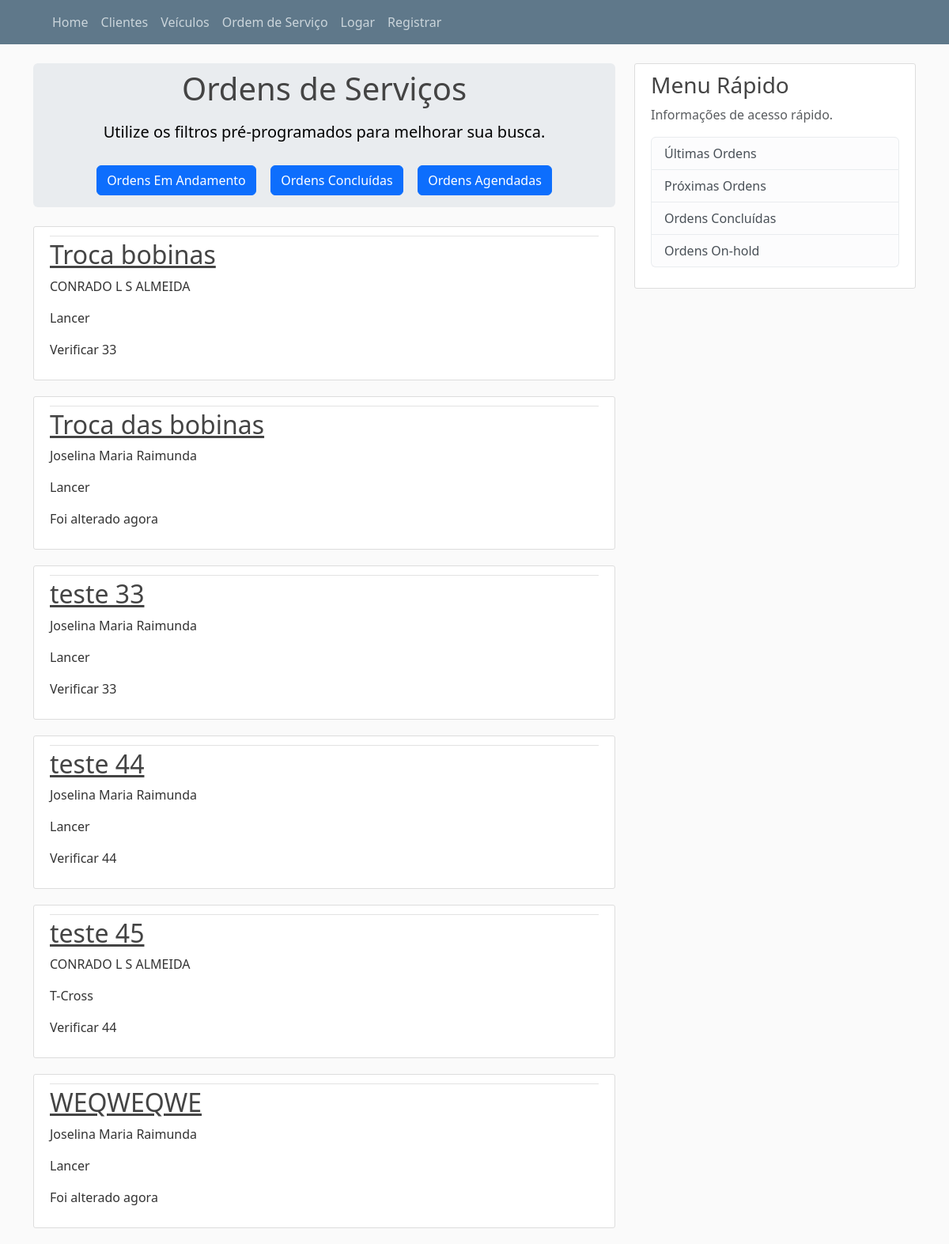
The page /garage/ on the database as committed earlier.
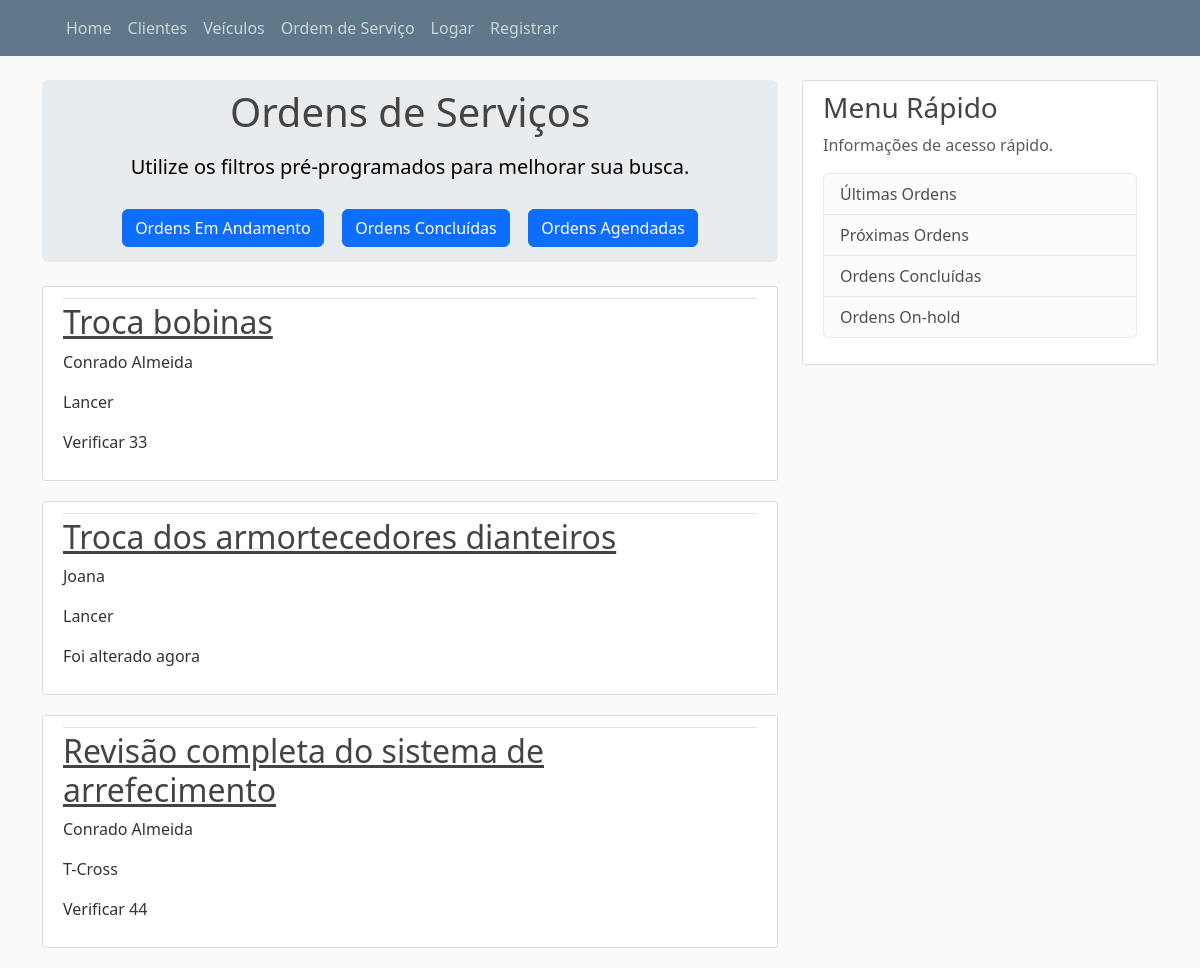
The same page on the database as committed later.
### garage/models.py (models this page shows, shortened)
class Ordem(models.Model):
    CONDICOES_VEICULO = (
        ("A", "Normal - Proprietário veio rodando"),
        ("B", "Sem funcionar - veio no guincho"),
        ("C", "Com anomalia - Proprietário veio rodando"),
        ("D", "Com anomalia - Veio rodando por terceiro")
    )
    STATUS_ORDEM = (
        ('A', 'Em Execução - aprovado pelo cliente'),
        ('B', 'Em Aberto -  aguardando aprovação pelo cliente'),
        ('C', 'Em Aberto -  aguardando peças'),
        ('D', 'Finallizado'),
        ('E', 'Finallizado - interrompido pelo cliente')
    )
    titulo = models.CharField(max_length=50)
    slug = models.SlugField(max_length=250)
    status = models.CharField(choices=STATUS_ORDEM,default='Em Execução - aprovado pelo cliente', max_length=100)
    condicao = models.CharField(choices=CONDICOES_VEICULO,default='Normal - Proprietário veio rodando', max_length=100)
    descricao = models.CharField(max_length=150)
    diagnostico = models.TextField(max_length=150, default='Descreva o problema observado')
    data_criacao = models.DateField(auto_now_add=True)
    veiculo_id = models.ForeignKey(Veiculo, on_delete=models.CASCADE)
    cliente_id = models.ForeignKey(Cliente, on_delete=models.CASCADE)
    autor = models.ForeignKey(User, on_delete=models.CASCADE)

class Cliente(models.Model):
    nome = models.CharField(max_length=250)
    slug = models.SlugField(max_length=250)
    n_cpf = models.CharField(max_length=50)
    endereco = models.CharField(max_length=150)
    bairro = models.CharField(max_length=50)
    cidade = models.CharField(max_length=50)
    cep = models.CharField(max_length=9)
    data_criacao = models.DateTimeField(auto_now_add=True)
    email = models.CharField(max_length=100)
    autor = models.ForeignKey(User, on_delete=models.CASCADE)
    def __str__(self):
        return self.nome

class Veiculo(models.Model):
    marca = models.CharField(max_length=50)
    modelo = models.CharField(max_length=50)
    slug = models.SlugField(max_length=250, unique=True)
    placa = models.CharField(max_length=250)
    motor = models.CharField(max_length=150)
    ano = models.CharField(max_length=50)
    data_criacao = models.DateField(auto_now_add=True)
    autor = models.ForeignKey(User, on_delete=models.CASCADE)
    def __str__(self):
        return self.modelo

### garage/views.py (the view)
# urls.py: path('', HomeListView.as_view(), name='garage-home'),
class HomeListView(ListView):
    model = Ordem
    template_name = 'garage/home.html'
    context_object_name = 'ordens'
    ordering = ['-data_criacao']

### templates/garage/home.html (shortened to what this page needs)
{% extends "garage/base.html" %}
{% block content %}
<div class="p-4 p-md-2 mb-4 rounded text-body-emphasis bg-body-secondary">
    <h1>Ordens de Serviços</h1>
    <p class="lead my-3">Utilize os filtros pré-programados para melhorar sua busca.</p>
    <div class="button-box col-lg-12">
      <button type="button" class="btn btn-primary">Ordens Em Andamento</button>
      <button type="button" class="btn btn-primary">Ordens Concluídas</button>
      <button type="button" class="btn btn-primary">Ordens Agendadas</button>
    </div>
</div>
    {% for ordem in ordens %}
        <article class="media content-section">
          <div class="media-body">
            <div class="article-metadata">
            </div>
            <h2><a class="article-title" href="{% url 'garage:ordem-detail' ordem.id %}">{{ ordem.titulo }}</a></h2>
            <p class="article-content">{{ ordem.cliente_id }}</p>
            <p class="article-content">{{ ordem.veiculo_id }}</p>
            <p class="article-content">{{ ordem.descricao }}</p>
          </div>
        </article>
    {% endfor %}
{% endblock content %}

Rows that differ between the two databases and show on the page:
removed Ordem: titulo "teste 33", cliente_id "Joselina Maria Raimunda", veiculo_id "Lancer", descricao "Verificar 33"
removed Ordem: titulo "teste 44", cliente_id "Joselina Maria Raimunda", veiculo_id "Lancer", descricao "Verificar 44"
removed Ordem: titulo "WEQWEQWE", cliente_id "Joselina Maria Raimunda", veiculo_id "Lancer", descricao "Foi alterado agora"
changed through a linked row, Ordem "Troca bobinas": cliente_id "CONRADO L S ALMEIDA" → "Conrado Almeida"
changed Ordem "Foi alterado agora": titulo "Troca das bobinas" → "Troca dos armortecedores dianteiros"; cliente_id "Joselina Maria Raimunda" → "Joana"
changed Ordem "Verificar 44": titulo "teste 45" → "Revisão completa do sistema de arrefecimento"; cliente_id "CONRADO L S ALMEIDA" → "Conrado Almeida"
